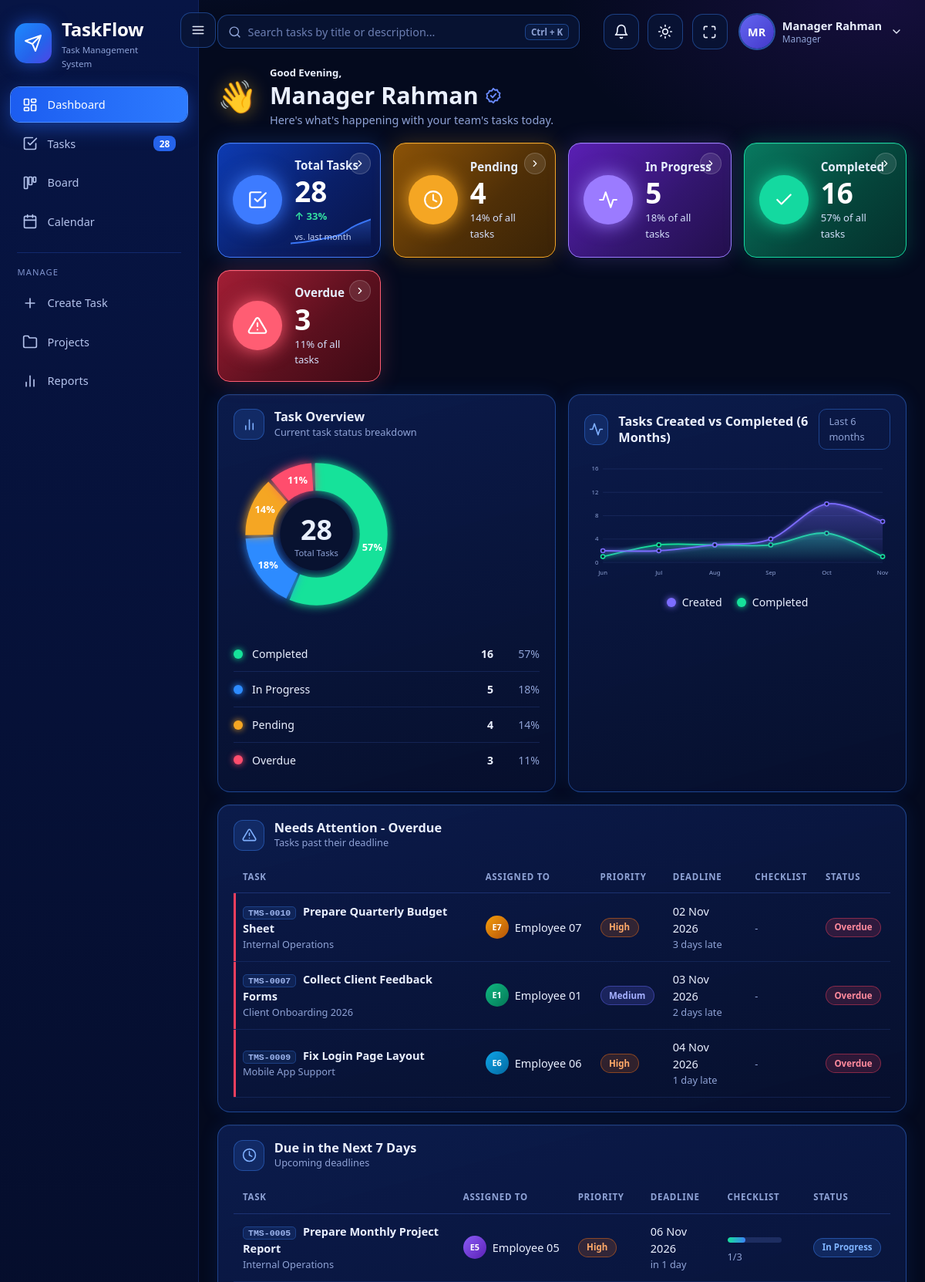
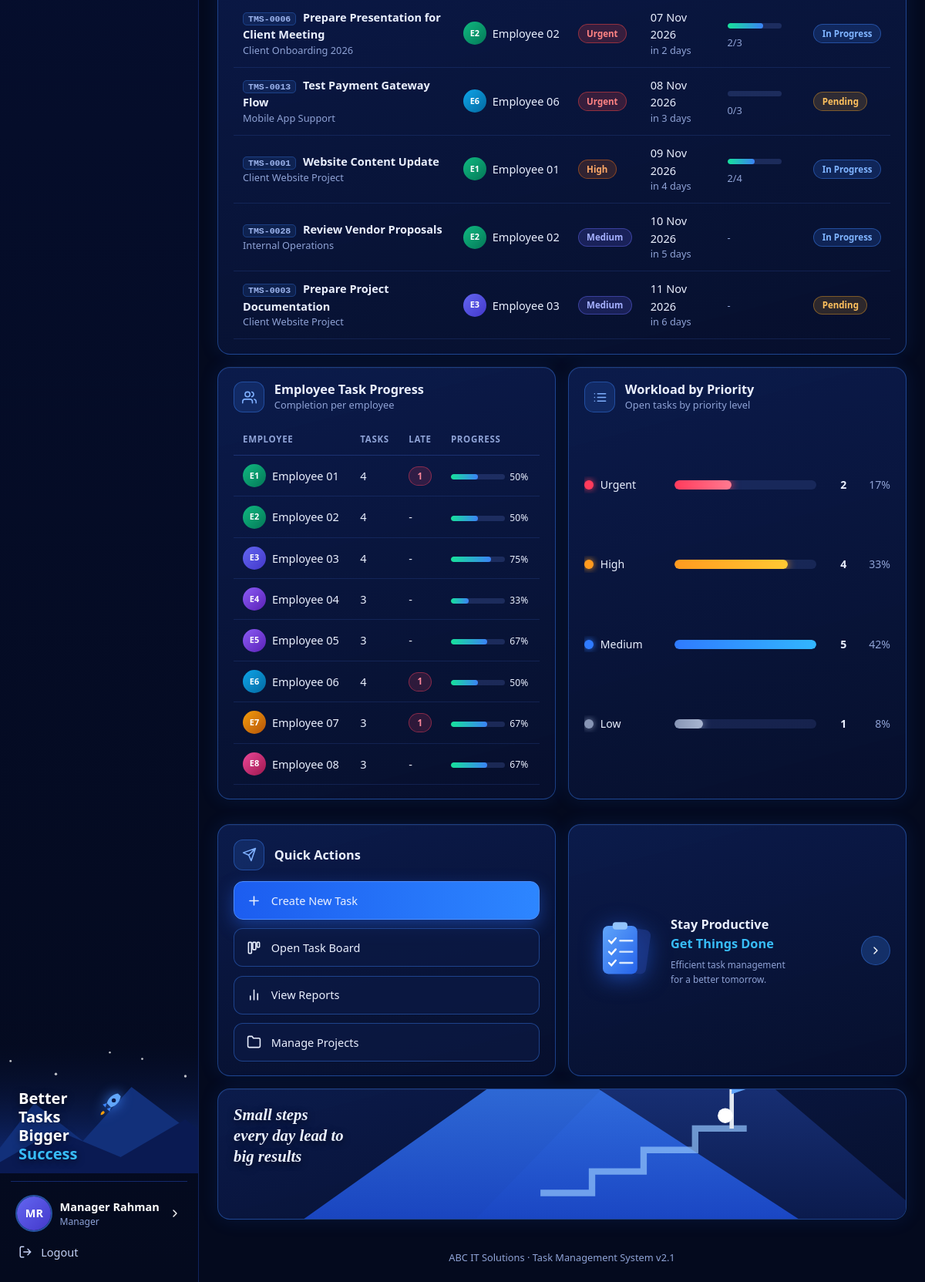
/manager/dashboard.php (signed in), run on the app's committed database (2 pictures, top to bottom).
### tables this page shows
CREATE TABLE users (
  id INT AUTO_INCREMENT PRIMARY KEY,
  full_name VARCHAR(150) NOT NULL,
  email VARCHAR(150) NOT NULL UNIQUE,
  password_hash VARCHAR(255) NOT NULL,
  role ENUM('admin','manager','employee') NOT NULL DEFAULT 'employee',
  phone VARCHAR(30) NULL,
  job_title VARCHAR(100) NULL,
  is_active TINYINT(1) NOT NULL DEFAULT 1,
  failed_logins TINYINT UNSIGNED NOT NULL DEFAULT 0,
  locked_until DATETIME NULL,
  last_login DATETIME NULL,
  created_at TIMESTAMP NOT NULL DEFAULT CURRENT_TIMESTAMP,
  INDEX idx_role (role)
);

CREATE TABLE tasks (
  id INT AUTO_INCREMENT PRIMARY KEY,
  title VARCHAR(200) NOT NULL,
  description TEXT NULL,
  project_id INT NULL,
  assigned_to INT NOT NULL,
  created_by INT NOT NULL,
  priority ENUM('Low','Medium','High','Urgent') NOT NULL DEFAULT 'Medium',
  status ENUM('Pending','In Progress','Completed') NOT NULL DEFAULT 'Pending',
  start_date DATE NOT NULL,
  deadline DATE NOT NULL,
  completed_at DATETIME NULL,
  created_at TIMESTAMP NOT NULL DEFAULT CURRENT_TIMESTAMP,
  updated_at TIMESTAMP NOT NULL DEFAULT CURRENT_TIMESTAMP ON UPDATE CURRENT_TIMESTAMP,
  FOREIGN KEY (project_id) REFERENCES projects(id) ON DELETE SET NULL,
  FOREIGN KEY (assigned_to) REFERENCES users(id),
  FOREIGN KEY (created_by) REFERENCES users(id),
  INDEX idx_assigned (assigned_to, status),
  INDEX idx_deadline (deadline),
  INDEX idx_status (status)
);

CREATE TABLE projects (
  id INT AUTO_INCREMENT PRIMARY KEY,
  name VARCHAR(200) NOT NULL,
  description TEXT NULL,
  created_by INT NOT NULL,
  created_at TIMESTAMP NOT NULL DEFAULT CURRENT_TIMESTAMP,
  FOREIGN KEY (created_by) REFERENCES users(id)
);

### config/database.php (called while the page is built, shortened)
<?php
class Database
{
    private static ?PDO $pdo = null;
    public static function getConnection(): PDO
    {
        if (self::$pdo === null) {
            try {
                self::$pdo = new PDO('mysql:host=' . self::HOST . ';dbname=' . self::NAME . ';charset=utf8mb4', self::USER, self::PASS, self::OPTIONS);
                self::$pdo->exec("SET time_zone = '" . DB_TIME_ZONE . "'");
            } catch (PDOException $e) {
                $base = defined('BASE_URL') ? BASE_URL : '';
                die('<h3>Database connection failed</h3><p>Start MySQL in XAMPP, then open <a href="' . htmlspecialchars($base) . '/install.php">install.php</a> to create the database.</p><pre>' . htmlspecialchars($e->getMessage()) . '</pre>');
            }
        }
        return self::$pdo;
    }
}

### includes/functions.php (the view, shortened to what this page needs)
<?php
function cut(string $s, int $start, ?int $len = null): string { return function_exists('mb_substr') ? mb_substr($s, $start, $len) : substr($s, $start, $len); }
function e($v): string { return htmlspecialchars((string)$v, ENT_QUOTES, 'UTF-8'); }
function url(string $p = ''): string { return BASE_URL . '/' . ltrim($p, '/'); }
function db(): PDO { return Database::getConnection(); }
function current_user(): ?array
{
    static $u = false;
    if ($u === false) {
        $u = null;
        if (!empty($_SESSION['uid'])) {
            $st = db()->prepare('SELECT id, full_name, email, phone, job_title, role, is_active FROM users WHERE id = ? AND is_active = 1');
            $st->execute([$_SESSION['uid']]);
            $u = $st->fetch() ?: null;
        }
    }
    return $u;
}
function home_for(string $role): string { return $role . '/dashboard.php'; }
function require_login(bool $json = false): array
{
    $u = current_user();
    return $u;
}
function require_role(array $roles): array
{
    $u = require_login();
    return $u;
}
function task_code($id): string { return 'TMS-' . str_pad((string)$id, 4, '0', STR_PAD_LEFT); }
function effective_status(array $t): string
{
    return ($t['status'] !== 'Completed' && $t['deadline'] < date('Y-m-d')) ? 'Overdue' : $t['status'];
}
function due_label(array $t): string
{
    $d = (int)floor((strtotime($t['deadline']) - strtotime(date('Y-m-d'))) / 86400);
    if ($d < 0) return abs($d) . ' day' . (abs($d) > 1 ? 's' : '') . ' late';
    return $d === 0 ? 'due today' : "in $d day" . ($d > 1 ? 's' : '');
}
function task_stats(string $where = '1=1', array $params = []): array
{
    $today = date('Y-m-d');
    $st = db()->prepare("SELECT COUNT(*) total,
        COALESCE(SUM(status='Pending' AND deadline >= ?),0) pending,
        COALESCE(SUM(status='In Progress' AND deadline >= ?),0) in_progress,
        COALESCE(SUM(status='Completed'),0) completed,
        COALESCE(SUM(status<>'Completed' AND deadline < ?),0) overdue
        FROM tasks WHERE $where");
    $st->execute(array_merge([$today, $today, $today], $params));
    return array_map('intval', $st->fetch());
}
function badge(string $text, string $kind): string
{
    return '<span class="badge b-' . e(strtolower(str_replace(' ', '-', $kind))) . '">' . e($text) . '</span>';
}
function status_badge(array $t): string { $s = effective_status($t); return badge($s, $s); }
function fmt_date(?string $d): string { return $d ? date('d M Y', strtotime($d)) : '-'; }
function avatar(string $name, string $cls = ''): string
{
    $parts = preg_split('/\s+/', trim($name));
    $second = $parts[1] ?? '';
    $ini = strtoupper(cut($parts[0], 0, 1) . ($second === '' ? '' : (ctype_digit($second) ? (ltrim($second, '0') ?: '0') : cut($second, 0, 1))));
    return '<span class="avatar a' . (crc32($name) % 6) . ' ' . $cls . '">' . e($ini) . '</span>';
}
function icon(string $n, int $s = 18): string
{
    return '<svg class="ic" width="' . $s . '" height="' . $s . '" viewBox="0 0 24 24" fill="none" stroke="currentColor" stroke-width="2" stroke-linecap="round" stroke-linejoin="round" aria-hidden="true">' . ($p[$n] ?? '') . '</svg>';
}
function progress_bar(int $pct, string $cls = ''): string
{
    return '<div class="bar ' . $cls . '" title="' . $pct . '%"><i style="width:' . max(0, min(100, $pct)) . '%"></i></div>';
}
function task_table(array $rows, bool $showEmployee = true): string
{
    $h = '<div class="table-wrap"><table><thead><tr><th>Task</th>' . ($showEmployee ? '<th>Assigned to</th>' : '') .
         '<th>Priority</th><th>Deadline</th><th>Checklist</th><th>Status</th></tr></thead><tbody>';
    foreach ($rows as $t) {
        $pct = $t['ck_total'] ? (int)round($t['ck_done'] * 100 / $t['ck_total']) : null;
        $due = due_label($t);
        $h .= '<tr class="' . (effective_status($t) === 'Overdue' ? 'row-late' : '') . '"><td><a class="tlink" href="' . e(url('tasks/view.php?id=' . $t['id'])) . '"><span class="code">' . e(task_code($t['id'])) . '</span> ' . e($t['title']) . '</a>' .
              (!empty($t['project_name']) ? '<div class="muted small">' . e($t['project_name']) . '</div>' : '') . '</td>' .
              ($showEmployee ? '<td><span class="who">' . avatar($t['employee_name']) . e($t['employee_name']) . '</span></td>' : '') .
              '<td>' . badge($t['priority'], $t['priority']) . '</td><td>' . e(fmt_date($t['deadline'])) . ($due ? '<div class="muted small">' . e($due) . '</div>' : '') . '</td>' .
              '<td>' . ($pct === null ? '<span class="muted small">-</span>' : progress_bar($pct) . '<span class="small muted">' . $t['ck_done'] . '/' . $t['ck_total'] . '</span>') . '</td><td>' . status_badge($t) . '</td></tr>';
    }
    return $h . '</tbody></table></div>';
}
function hero_stat(string $label, $value, string $tone, string $ic, string $href = '', ?int $growth = null, array $spark = [], string $note = ''): string
{
    $trend = $growth !== null ? '<div class="trend ' . ($growth >= 0 ? 'up' : 'down') . '">' . ($growth >= 0 ? '&#8593;' : '&#8595;') . ' ' . abs($growth) . '%<small>vs. last month</small></div>' : ($note ? '<div class="trend note">' . e($note) . '</div>' : '');
    $in = '<div class="hs-ico">' . icon($ic, 26) . '</div><div class="hs-body"><div class="hs-lbl">' . e($label) . '</div><div class="hs-num">' . e($value) . '</div>' . $trend . '</div>' .
          ($spark ? '<div class="hs-spark">' . spark($spark) . '</div>' : '') . ($href ? '<span class="hs-go">' . icon('right', 14) . '</span>' : '');
    return $href ? '<a class="hstat t-' . e($tone) . '" href="' . e(url($href)) . '">' . $in . '</a>' : '<div class="hstat t-' . e($tone) . '">' . $in . '</div>';
}
function cumulative_series(string $table, string $where = '1=1', array $params = []): array
{
    $first = date('Y-m-01'); $start = date('Y-m-01', strtotime('-5 months'));
    $now = db()->prepare("SELECT COUNT(*) FROM $table WHERE $where"); $now->execute($params); $total = (int)$now->fetchColumn();
    $before = db()->prepare("SELECT COUNT(*) FROM $table WHERE created_at < ? AND $where"); $before->execute(array_merge([$start], $params)); $run = (int)$before->fetchColumn();
    $m = db()->prepare("SELECT DATE_FORMAT(created_at,'%Y-%m') k, COUNT(*) n FROM $table WHERE created_at >= ? AND $where GROUP BY k"); $m->execute(array_merge([$start], $params));
    $per = $m->fetchAll(PDO::FETCH_KEY_PAIR); $vals = []; $lastMonthEnd = $run;
    for ($i = 5; $i >= 0; $i--) { $k = date('Y-m', strtotime("$first -$i month")); $run += (int)($per[$k] ?? 0); $vals[] = $run; if ($i === 1) $lastMonthEnd = $run; }
    $growth = $lastMonthEnd > 0 ? (int)round(($total - $lastMonthEnd) * 100 / $lastMonthEnd) : 0;
    return [$vals, $growth, $total];
}
function greeting_word(): string { $h = (int)date('G'); return $h < 12 ? 'Good Morning' : ($h < 17 ? 'Good Afternoon' : 'Good Evening'); }

### includes/header.php (shortened to what this page needs)
<?php
$user = $user ?? require_login();
$unread = unread_count($user['id']);
$nav = [
  'admin' => [['Overview', [['Dashboard','admin/dashboard.php','dashboard'],['All Tasks','tasks/index.php','tasks'],['Create Task','manager/task_form.php','plus'],['Board','tasks/board.php','board'],['Calendar','tasks/calendar.php','calendar']]],
              ['Administration', [['Users','admin/users.php','user'],['Reports','reports/index.php','chart'],['System Activity','admin/activity.php','activity'],['Settings','admin/settings.php','sliders']]]],
  'manager' => [['Overview', [['Dashboard','manager/dashboard.php','dashboard'],['Tasks','tasks/index.php','tasks'],['Board','tasks/board.php','board'],['Calendar','tasks/calendar.php','calendar']]],
                ['Manage', [['Create Task','manager/task_form.php','plus'],['Projects','manager/projects.php','folder'],['Reports','reports/index.php','chart']]]],
  'employee' => [['My Work', [['Dashboard','employee/dashboard.php','dashboard'],['My Tasks','tasks/index.php','tasks'],['My Board','tasks/board.php','board'],['Calendar','tasks/calendar.php','calendar'],['Task History','employee/history.php','clock']]]],
][$user['role']];
if ($user['role'] === 'employee') { $bc = db()->prepare("SELECT COUNT(*) FROM tasks WHERE assigned_to = ? AND status <> 'Completed'"); $bc->execute([$user['id']]); $navCount = (int)$bc->fetchColumn(); }
else $navCount = (int)db()->query('SELECT COUNT(*) FROM tasks')->fetchColumn();
$here = $_SERVER['SCRIPT_NAME'];
?><!DOCTYPE html>
<html lang="en" data-theme="dark"><head><meta charset="utf-8"><meta name="viewport" content="width=device-width, initial-scale=1">
<link rel="stylesheet" href="<?= e(url('assets/css/style.css')) ?>"></head>
<body>
<aside class="sidebar" id="sidebar">
  <a class="brand" href="<?= e(url(home_for($user['role']))) ?>"><span class="logo"><?= icon('send', 24) ?></span><span>TaskFlow<small>Task Management System</small></span></a>
  <nav><?php foreach ($nav as $gi => [$group, $items]): ?><?php if ($gi > 0): ?><div class="grp"><?= e($group) ?></div><?php endif; ?>
    <?php foreach ($items as [$label, $path, $ic]): ?><a href="<?= e(url($path)) ?>" class="<?= substr($here, -strlen($path)) === $path ? 'active' : '' ?>"><?= icon($ic, 20) ?><span><?= e($label) ?></span><?php if ($path === 'tasks/index.php'): ?><em class="cnt"><?= $navCount ?></em><?php endif; ?></a><?php endforeach; endforeach; ?></nav>
  <?= art_sidebar() ?>
  <div class="side-foot"><a href="<?= e(url('auth/profile.php')) ?>" class="me"><?= avatar($user['full_name'], 'lg') ?><span><b><?= e($user['full_name']) ?></b><small><?= e(ROLES[$user['role']]) ?></small></span><?= icon('right', 16) ?></a>
    <a class="logout" href="<?= e(url('auth/logout.php')) ?>"><?= icon('logout', 18) ?> Logout</a></div>
</aside>
<button id="menuBtn" class="icon-btn" type="button" aria-label="Toggle navigation" aria-controls="sidebar" aria-expanded="true" title="Toggle navigation"><?= icon('menu') ?></button>
<main class="main">
  <header class="topbar">
    <form class="search" action="<?= e(url('tasks/index.php')) ?>" method="get"><?= icon('search', 17) ?><input id="gsearch" name="q" placeholder="Search tasks by title or description..." aria-label="Search tasks"><kbd>Ctrl + K</kbd></form>
    <div class="tb-right">
      <a class="icon-btn bell" href="<?= e(url('notifications.php')) ?>" aria-label="Notifications"><?= icon('bell', 20) ?><?php if ($unread): ?><span class="dotn"><?= $unread > 9 ? '9+' : $unread ?></span><?php endif; ?></a>
      <button id="themeBtn" class="icon-btn" aria-label="Toggle light / dark mode" title="Light / dark mode"><?= icon('sun', 20) ?></button>
      <button id="fsBtn" class="icon-btn" aria-label="Full screen" title="Full screen"><?= icon('expand', 19) ?></button>
      <div class="usermenu" id="userMenu"><button class="um-btn" aria-haspopup="true"><?= avatar($user['full_name'], 'lg') ?><span><b><?= e($user['full_name']) ?></b><small><?= e($user['role'] === 'admin' ? 'Administrator' : ROLES[$user['role']]) ?></small></span><?= icon('down', 16) ?></button>
        </div>
    </div>
  </header>
  <div class="page-content">
  <?php if (!empty($greeting)): ?>
  <div class="greet"><span class="wave">&#128075;</span><div><small><?= e(greeting_word()) ?>,</small><h1><?= e($user['full_name']) ?> <?= icon('badge', 22) ?></h1><p><?= e($greeting) ?></p></div></div>
  <?php else: ?><h1 class="ptitle"><?= e($pageTitle ?? '') ?></h1><?php endif; ?>

### data on the page
users: full_name "MR MR", full_name "Manager Rahman", role "Manager"
tasks: id "TMS-0010", title "Prepare Quarterly Budget Sheet", project.name "Internal Operations", assigned_to.full_name "E7", assigned_to.full_name "Employee 07", priority "High Overdue", deadline "02 Nov 2026", deadline "3 days late"
tasks: id "TMS-0007", title "Collect Client Feedback Forms", project.name "Client Onboarding 2026", assigned_to.full_name "E1", assigned_to.full_name "Employee 01", priority "Medium Overdue", deadline "03 Nov 2026", deadline "2 days late"
tasks: id "TMS-0009", title "Fix Login Page Layout", project.name "Mobile App Support", assigned_to.full_name "E6", assigned_to.full_name "Employee 06", priority "High Overdue", deadline "04 Nov 2026", deadline "1 day late"
tasks: id "TMS-0005", title "Prepare Monthly Project Report", project.name "Internal Operations", assigned_to.full_name "E5", assigned_to.full_name "Employee 05", priority "High In Progress", deadline "06 Nov 2026", deadline "in 1 day", max(0, min(100, $pct)) 33 (drawn), ck_done "1", ck_total "3"
tasks: id "TMS-0006", title "Prepare Presentation for Client Meeting", project.name "Client Onboarding 2026", assigned_to.full_name "E2", assigned_to.full_name "Employee 02", priority "Urgent In Progress", deadline "07 Nov 2026", deadline "in 2 days", max(0, min(100, $pct)) 67 (drawn), ck_done "2", ck_total "3"
tasks: id "TMS-0013", title "Test Payment Gateway Flow", project.name "Mobile App Support", assigned_to.full_name "E6", assigned_to.full_name "Employee 06", priority "Urgent Pending", deadline "08 Nov 2026", deadline "in 3 days", ck_done "0", ck_total "3"
tasks: id "TMS-0001", title "Website Content Update", project.name "Client Website Project", assigned_to.full_name "E1", assigned_to.full_name "Employee 01", priority "High In Progress", deadline "09 Nov 2026", deadline "in 4 days", max(0, min(100, $pct)) 50 (drawn), ck_done "2", ck_total "4"
tasks: id "TMS-0028", title "Review Vendor Proposals", project.name "Internal Operations", assigned_to.full_name "E2", assigned_to.full_name "Employee 02", priority "Medium In Progress", deadline "10 Nov 2026", deadline "in 5 days"
tasks: id "TMS-0003", title "Prepare Project Documentation", project.name "Client Website Project", assigned_to.full_name "E3", assigned_to.full_name "Employee 03", priority "Medium Pending", deadline "11 Nov 2026", deadline "in 6 days"

### other printed values
$label "Dashboard"
$label "Tasks"
$navCount "28"
$label "Board"
$label "Calendar"
$group "MANAGE"
$label "Create Task"
$label "Projects"
$label "Reports"
greeting_word() "Good Evening"
$greeting "Here's what's happening with your team's tasks today."
$label "Total Tasks Pending In Progress Completed Overdue"
$value "28 4 5 16 3"
abs($growth) "33"
$note "14% of all tasks 18% of all tasks 57% of all tasks 11% of all tasks"
